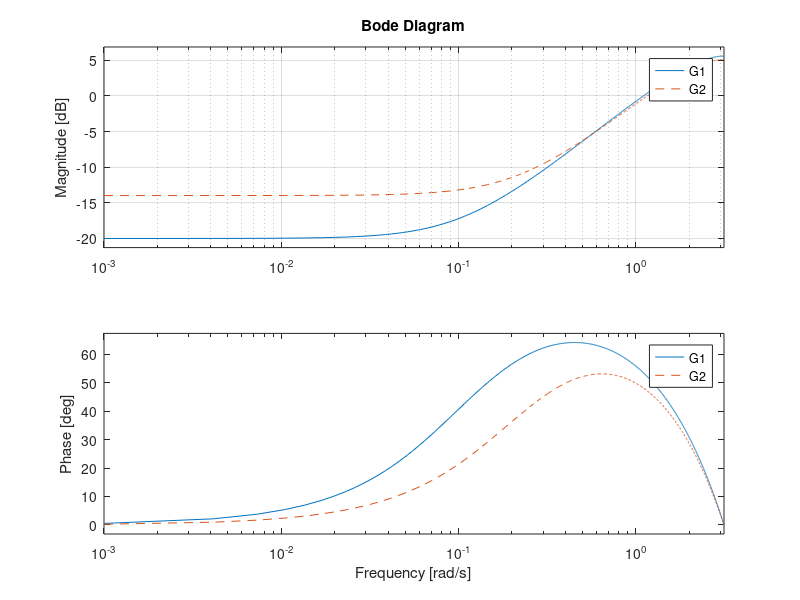
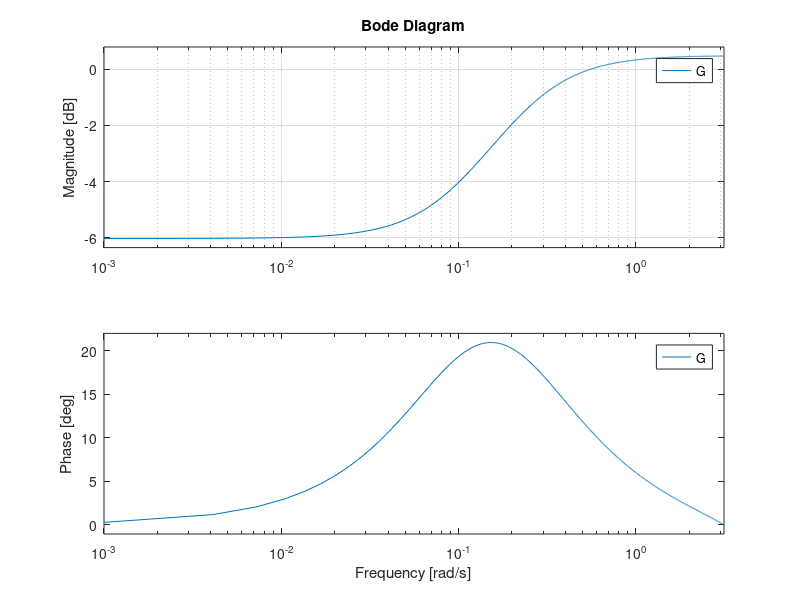

Recreate these plots in MATLAB, in order.
pol1 = [1 -0.9]; pol2 = [1 -0.8];
G1 = tf(pol1,[1 0],-1);
G2 = tf(pol2,[1 0],-1);
w = linspace(0.001,pi,1000);
bode(G1,'-',G2,'--',w), grid
figure
G = tf(pol1,pol2,-1);
bode(G,w), grid
